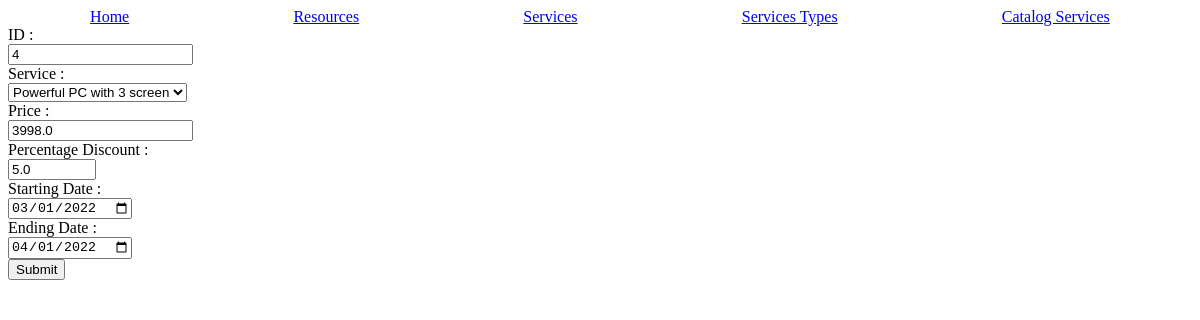
Page /catalog-service/4 on the committed database.
### tables this page shows
CREATE TABLE "catalog_services" (
	"service_id"	INTEGER NOT NULL,
	"id"	INTEGER UNIQUE,
	"starting_date"	TEXT NOT NULL,
	"ending_date"	TEXT NOT NULL,
	"discount_percentage"	REAL,
	"price"	REAL NOT NULL,
	PRIMARY KEY("id" AUTOINCREMENT),
	FOREIGN KEY("service_id") REFERENCES "services"("id")
);

### main.py (the view)
@app.route('/catalog-service/<id>')
def edit_catalog_service(id):
    data_catalog = utils.getRowFromDb('SELECT * from catalog_services WHERE id = ?', (id,));
    data_services = utils.getRowsFromDb('SELECT id, name from services');
    return render_template('edit-catalog-service.html.jinja', catalog=data_catalog, services=data_services);

### utils.py (called while the page is built)
def dictFactory(cursor, row) -> dict:
    d = {};
    for idx, col in enumerate(cursor.description):
        d[col[0]] = row[idx];
    return d;

def connectDb(path : str = 'db/db.db') -> sqlite3.Connection:
    db = None;
    try:
        db = sqlite3.connect(path);
        db.row_factory = dictFactory;
    except Exception as err:
        flash("Can't connect do database " + str(err), 'error');
    return db;

def getRowsFromDb(request : str, values : tuple = None) -> dict:
    elementsFromDb : dict = None
    try:
        db = connectDb();
        cursor = db.cursor();
        if(type(values) is tuple):
            elementsFromDb = cursor.execute(request, values).fetchall();
        else:
            elementsFromDb = cursor.execute(request).fetchall();
        db.close();
    except Exception as err:
        flash("Can't execute SQL request " + str(err), 'error')
    return elementsFromDb;

def getRowFromDb(request : str, values : tuple = None) -> dict:
    elementFromDb : dict = None;
    try:
        db = connectDb()
        cursor = db.cursor()
        if(type(values) is tuple):
            elementFromDb = cursor.execute(request, values).fetchone();
        else:
            elementFromDb = cursor.execute(request).fetchone();
        db.close()
    except Exception as err:
        flash("Can't execute SQL request " + str(err), 'error')
    return elementFromDb

### templates/edit-catalog-service.html.jinja (shortened to what this page needs)
{% extends "base.html.jinja" %}
{% block content %}
<form name="update-catalog-service" method="POST" action="/catalog-services" class="add-form">
    <label for="id">ID :</label>
    <input type="number" readonly value="{{catalog['id']}}" name="id">
    <label for="service_id">Service :</label>
    <select name="service_id">
        {% for service in services %}
            {% if catalog['service_id'] == service['id'] %}
                <option value="{{service['id']}}" selected>{{service['name']}}</option>
            {% else %}
                <option value="{{service['id']}}">{{service['name']}}</option>
            {% endif %}
        {% endfor %}
    </select>
    <label for="price">Price :</label>
    <input name ="price" type="number" value="{{catalog['price']}}" min="0.00" step="0.01" required>
    <label for="discount_percentage">Percentage Discount :</label>
    <input name="discount_percentage" required type="number" value="{{catalog['discount_percentage']}}" min="0.00" max="100.00" step="0.01">
    <label for="starting_date">Starting Date :</label>
    <input name="starting_date" required type="date" value="{{catalog['starting_date']}}">
    <label for="ending_date">Ending Date :</label>
    <input name="ending_date" required type="date" value="{{catalog['ending_date']}}">
    <input type="submit" name="update_catalog_service">
</form>
{% endblock %}

### static/css/style.css (style rules this page uses)
.add-form > * { display: block; }

### rows in the picture
catalog_services: id "4", price "3998.0", discount_percentage "5.0", starting_date "03/01/2022", ending_date "04/01/2022"

### other values in the picture
form field service_id "Powerful PC with 3 screen"
